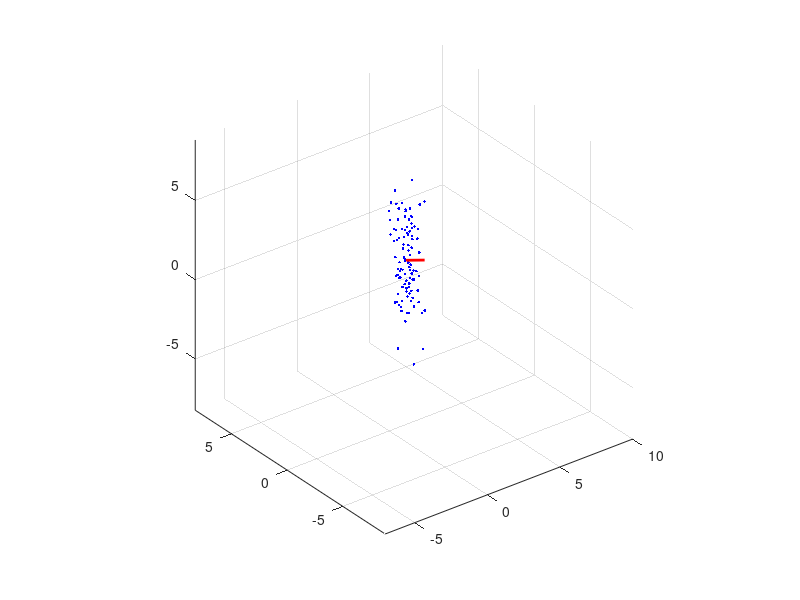

MATLAB code to generate this figure:
close all

% Generate set of points
P = randn(100,2)*[2 0;3 0;-1 2]'; 
P = P + randn(size(P))/3;
P = bsxfun(@plus, P, [2 1 1]);

A = bsxfun(@minus, P, mean(P));

% Find best fitting plane for all points
[U,S,V] = svd(A); 
normal = V(:,end); 

% Plot points
plot3(P(:,1), P(:,2), P(:,3), 'b.')

% Plot centroid
hold on;
centroid = mean(P);
plot3(centroid(1), centroid(2), centroid(3), 'r.');

% Plot plane normal
normal_end = normal + centroid';
plot3([centroid(1) normal_end(1)],[centroid(2) normal_end(2)],[centroid(3) normal_end(3)], '-r', 'LineWidth', 2);
axis equal;
grid on;

% Calculate error of each point from the plane
point_errors = A*normal;